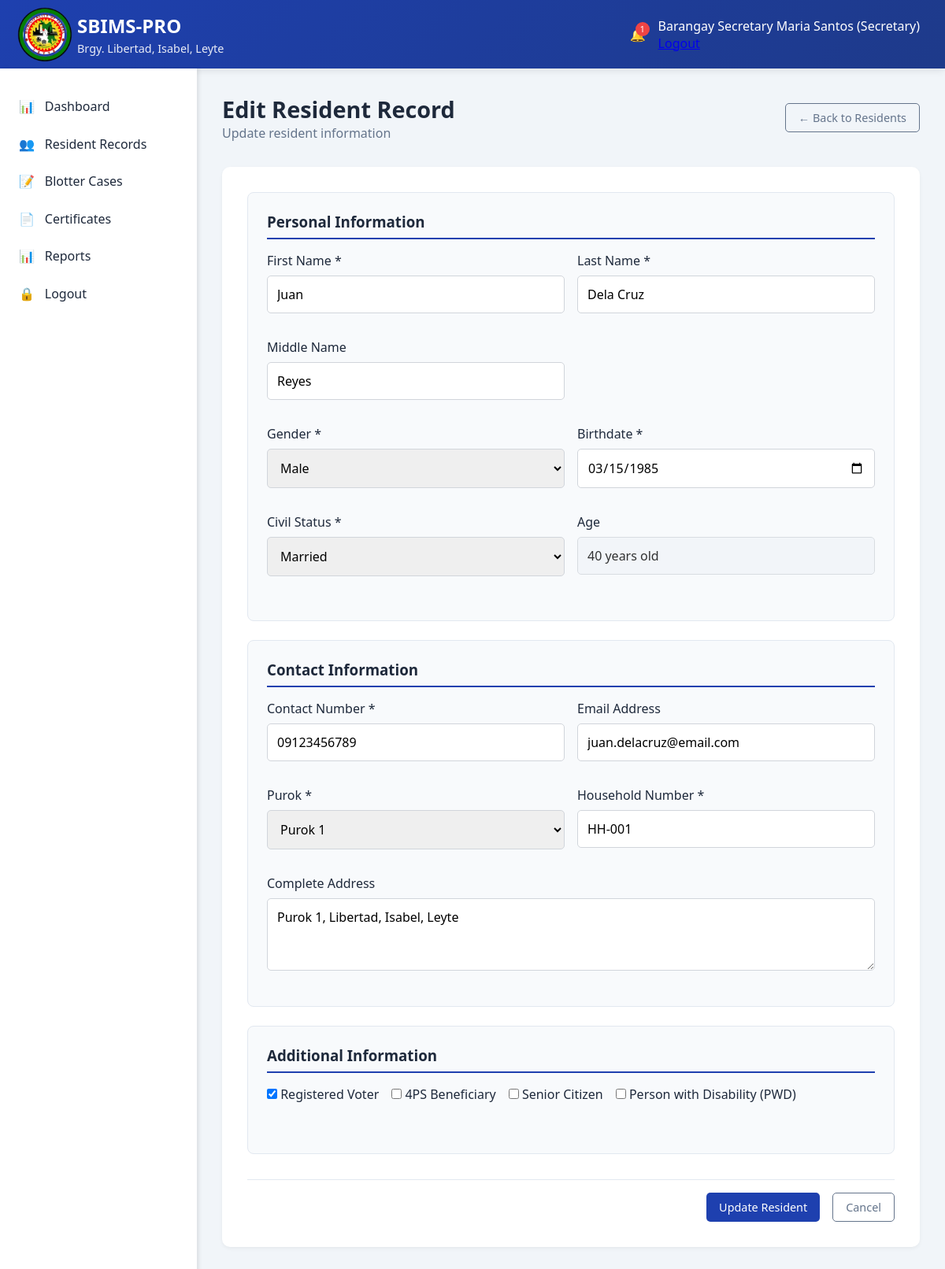
/secretary/residents_edit.php?id=1 (signed in), run on the app's committed database.
### tables this page shows
CREATE TABLE `residents` (
  `id` int(11) NOT NULL AUTO_INCREMENT,
  `resident_id` varchar(20) NOT NULL,
  `first_name` varchar(50) NOT NULL,
  `middle_name` varchar(50) DEFAULT NULL,
  `last_name` varchar(50) NOT NULL,
  `birthdate` date NOT NULL,
  `gender` enum('Male','Female') NOT NULL,
  `civil_status` enum('Single','Married','Widowed','Divorced') NOT NULL,
  `contact_number` varchar(15) DEFAULT NULL,
  `email` varchar(100) DEFAULT NULL,
  `address` text NOT NULL,
  `purok` varchar(50) NOT NULL,
  `household_number` varchar(20) DEFAULT NULL,
  `is_voter` tinyint(1) DEFAULT 0,
  `is_4ps` tinyint(1) DEFAULT 0,
  `is_senior` tinyint(1) DEFAULT 0,
  `is_pwd` tinyint(1) DEFAULT 0,
  `created_at` timestamp NOT NULL DEFAULT current_timestamp(),
  `updated_at` timestamp NOT NULL DEFAULT current_timestamp() ON UPDATE current_timestamp(),
  PRIMARY KEY (`id`),
  UNIQUE KEY `resident_id` (`resident_id`)
);

### config/functions.php (called while the page is built, shortened)
<?php
function calculateAge($birthdate) {
    $birthDate = new DateTime($birthdate);
    $today = new DateTime();
    $age = $today->diff($birthDate);
    return $age->y;
}
?>

### secretary/residents_edit.php (the view, shortened to what this page needs)
<?php
require_once '../config/functions.php';
$database = new Database();
$db = $database->getConnection();
$id = $_GET['id'] ?? 0;
$stmt = $db->prepare("SELECT * FROM residents WHERE id = ?");
$stmt->execute([$id]);
$resident = $stmt->fetch(PDO::FETCH_ASSOC);
?>
<?php include '../includes/header.php'; ?>
<?php include '../includes/topbar.php'; ?>
<div class="main-container">
    <?php include '../includes/sidebar.php'; ?>
    <main class="content">
        <div class="page-header">
            <div class="page-title">
                <h1>Edit Resident Record</h1>
                <p>Update resident information</p>
            </div>
            <div class="page-actions">
                <a href="residents.php" class="btn btn-outline">← Back to Residents</a>
            </div>
        </div>
        <div class="form-container">
            <form method="POST" id="editResidentForm">
                <div class="form-section">
                    <h3>Personal Information</h3>
                    <div class="form-row">
                        <div class="form-group">
                            <label for="first_name">First Name *</label>
                            <input type="text" id="first_name" name="first_name"
                                   value="<?php echo htmlspecialchars($resident['first_name']); ?>" required>
                        </div>
                        <div class="form-group">
                            <label for="last_name">Last Name *</label>
                            <input type="text" id="last_name" name="last_name"
                                   value="<?php echo htmlspecialchars($resident['last_name']); ?>" required>
                        </div>
                        <div class="form-group">
                            <label for="middle_name">Middle Name</label>
                            <input type="text" id="middle_name" name="middle_name"
                                   value="<?php echo htmlspecialchars($resident['middle_name'] ?? ''); ?>">
                        </div>
                    </div>
                    <div class="form-row">
                        <div class="form-group">
                            <label for="gender">Gender *</label>
                            <select id="gender" name="gender" required>
                                <option value="Male" <?php echo $resident['gender'] == 'Male' ? 'selected' : ''; ?>>Male</option>
                            </select>
                        </div>
                        <div class="form-group">
                            <label for="birthdate">Birthdate *</label>
                            <input type="date" id="birthdate" name="birthdate"
                                   value="<?php echo $resident['birthdate']; ?>" required>
                        </div>
                        <div class="form-group">
                            <label for="civil_status">Civil Status *</label>
                            <select id="civil_status" name="civil_status" required>
                                <option value="Married" <?php echo $resident['civil_status'] == 'Married' ? 'selected' : ''; ?>>Married</option>
                            </select>
                        </div>
                        <div class="form-group">
                            <label>Age</label>
                            <input type="text" id="age_display" value="<?php echo calculateAge($resident['birthdate']); ?> years old" readonly style="background: #f1f5f9;">
                        </div>
                    </div>
                </div>
                <div class="form-section">
                    <h3>Contact Information</h3>
                    <div class="form-row">
                        <div class="form-group">
                            <label for="contact_number">Contact Number *</label>
                            <input type="text" id="contact_number" name="contact_number"
                                   value="<?php echo htmlspecialchars($resident['contact_number']); ?>" required>
                        </div>
                        <div class="form-group">
                            <label for="email">Email Address</label>
                            <input type="email" id="email" name="email"
                                   value="<?php echo htmlspecialchars($resident['email'] ?? ''); ?>">
                        </div>
                    </div>
                    <div class="form-row">
                        <div class="form-group">
                            <label for="purok">Purok *</label>
                            <select id="purok" name="purok" required>
                                <?php for ($i = 1; $i <= 10; $i++): ?>
                                    <option value="Purok <?php echo $i; ?>"
                                        <?php echo $resident['purok'] == "Purok $i" ? 'selected' : ''; ?>>
                                        Purok <?php echo $i; ?>
                                    </option>
                                <?php endfor; ?>
                            </select>
                        </div>
                        <div class="form-group">
                            <label for="household_number">Household Number *</label>
                            <input type="text" id="household_number" name="household_number"
                                   value="<?php echo htmlspecialchars($resident['household_number']); ?>" required>
                        </div>
                    </div>
                    <div class="form-group">
                        <label for="address">Complete Address</label>
                        <textarea id="address" name="address" rows="3"><?php echo htmlspecialchars($resident['address'] ?? ''); ?></textarea>
                    </div>
                </div>
                <div class="form-section">
                    <h3>Additional Information</h3>
                    <div class="form-row">
                        <div class="form-group checkbox-group">
                            <label class="checkbox-label">
                                <input type="checkbox" name="is_voter" value="1" <?php echo $resident['is_voter'] ? 'checked' : ''; ?>>
                                <span>Registered Voter</span>
                            </label>
                            <label class="checkbox-label">
                                <input type="checkbox" name="is_4ps" value="1" <?php echo $resident['is_4ps'] ? 'checked' : ''; ?>>
                                <span>4PS Beneficiary</span>
                            </label>
                            <label class="checkbox-label">
                                <input type="checkbox" name="is_senior" value="1" <?php echo $resident['is_senior'] ? 'checked' : ''; ?>>
                                <span>Senior Citizen</span>
                            </label>
                            <label class="checkbox-label">
                                <input type="checkbox" name="is_pwd" value="1" id="is_pwd_checkbox" <?php echo $resident['is_pwd'] ? 'checked' : ''; ?>>
                                <span>Person with Disability (PWD)</span>
                            </label>
                        </div>
                    </div>
                </div>
                <div class="form-actions">
                    <button type="submit" class="btn btn-primary">Update Resident</button>
                    <a href="residents.php" class="btn btn-outline">Cancel</a>
                </div>
            </form>
        </div>
    </main>
</div>
<?php include '../includes/footer.php'; ?>

### assets/css/main.css (style rules this page uses)
:root { --primary: #1e40af; --primary-dark: #1e3a8a; --secondary: #64748b; --success: #10b981; --warning: #f59e0b; --danger: #ef4444; --light: #f8fafc; --dark: #1e293b; }
* { margin: 0; padding: 0; box-sizing: border-box; font-family: 'Segoe UI', Tahoma, Geneva, Verdana, sans-serif; }
body { background-color: #f1f5f9; color: var(--dark); }
.main-container { display: flex; min-height: calc(100vh - 80px); }
.content { flex: 1; padding: 2rem; }
.page-header { display: flex; justify-content: space-between; align-items: center; margin-bottom: 2rem; }
.page-title h1 { font-size: 1.8rem; color: var(--dark); }
.page-title p { color: var(--secondary); }
.btn { padding: 0.5rem 1rem; border: none; border-radius: 5px; cursor: pointer; font-weight: 500; display: flex; align-items: center; gap: 0.5rem; transition: all 0.3s; text-decoration: none; font-size: 0.9rem; }
.btn-primary { background: var(--primary); color: white; }
.btn-outline { background: transparent; border: 1px solid var(--secondary); color: var(--secondary); }

### assets/css/dashboard.css (style rules this page uses)
.form-container { background: white; border-radius: 10px; padding: 2rem; box-shadow: 0 2px 5px rgba(0,0,0,0.05); margin-bottom: 2rem; }
.form-row { display: grid; grid-template-columns: repeat(auto-fit, minmax(250px, 1fr)); gap: 1rem; margin-bottom: 1rem; }
.form-group { margin-bottom: 1rem; }
.form-group label { display: block; margin-bottom: 0.5rem; font-weight: 500; color: var(--dark); }
.form-group input, .form-group select, .form-group textarea { width: 100%; padding: 0.75rem; border: 1px solid #d1d5db; border-radius: 5px; font-size: 1rem; transition: border-color 0.3s; }
.form-actions { display: flex; gap: 1rem; justify-content: flex-end; margin-top: 2rem; padding-top: 1rem; border-top: 1px solid #e2e8f0; }

### secretary/residents_edit.php (style rules this page uses)
.form-section { background: #f8fafc; border: 1px solid #e2e8f0; border-radius: 8px; padding: 1.5rem; margin-bottom: 1.5rem; }
.form-section h3 { color: var(--dark); margin-bottom: 1rem; padding-bottom: 0.5rem; border-bottom: 2px solid var(--primary); }
.checkbox-group { display: flex; flex-wrap: wrap; gap: 1rem; margin-bottom: 1rem; }
.checkbox-label { display: flex; align-items: center; gap: 0.5rem; cursor: pointer; }
.checkbox-label input[type="checkbox"] { width: auto; }
input[readonly] { cursor: not-allowed; opacity: 0.8; }

### data on the page
residents: first_name "Juan", last_name "Dela Cruz", middle_name "Reyes", gender "Male", birthdate "03/15/1985", civil_status "Married", birthdate "40 years old", contact_number "09123456789", email "juan.delacruz@email.com", purok "Purok 1", household_number "HH-001", address "Purok 1, Libertad, Isabel, Leyte", is_voter "☑"

### other printed values
$notification_count "1"
$_SESSION['full_name'] "Barangay Secretary Maria Santos"
$_SESSION['user_role'] "Secretary"
